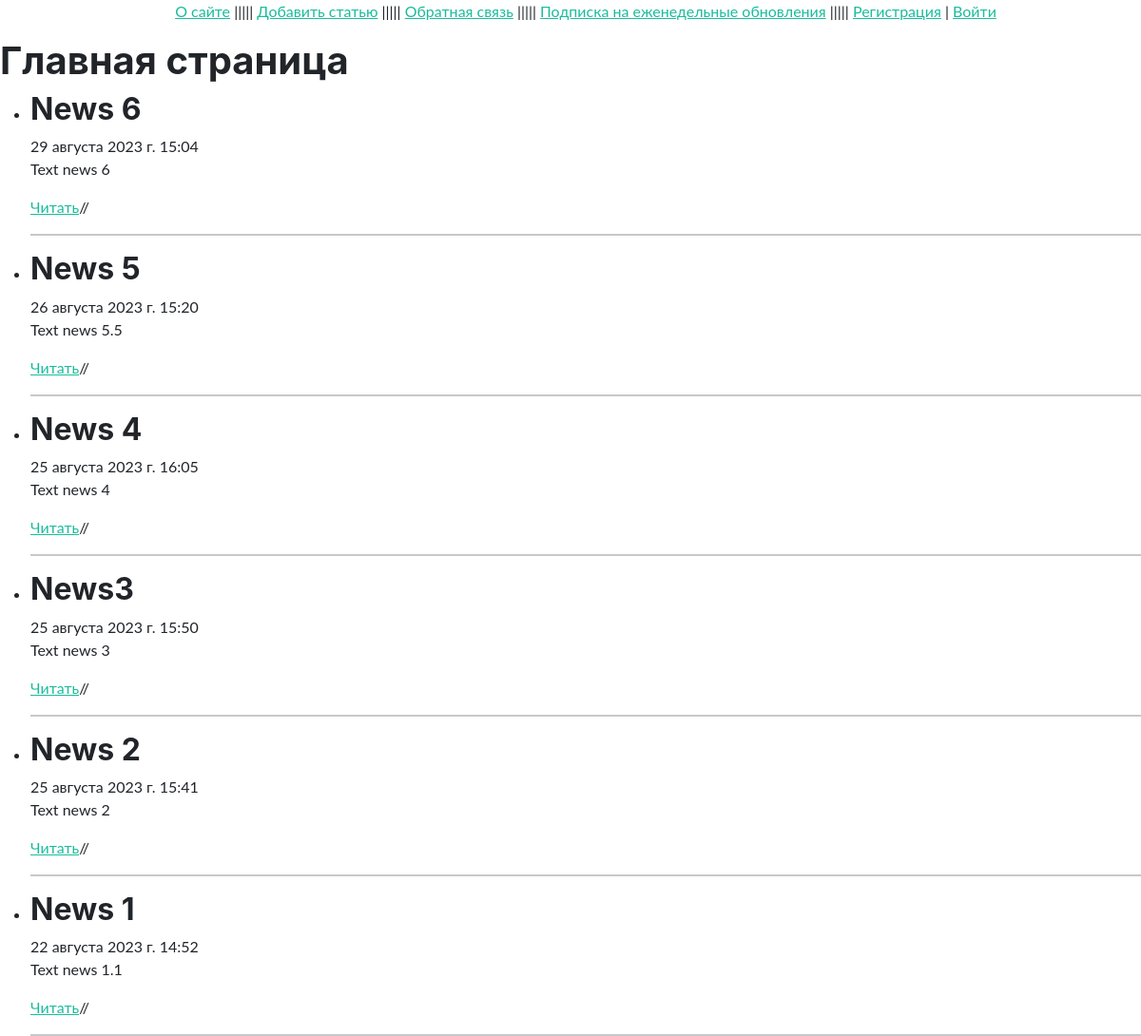
The app's page /, older data.
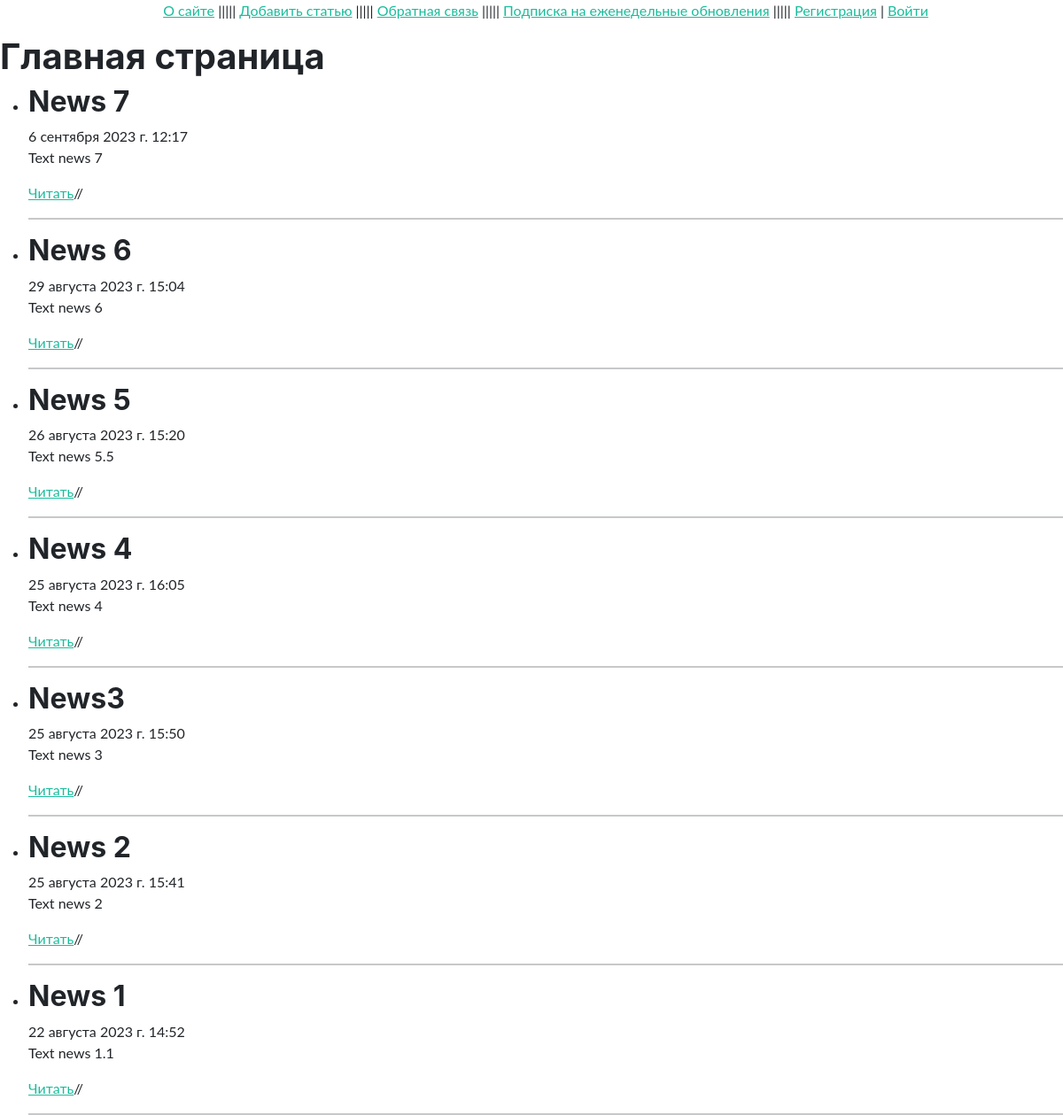
The same page, newer data.
### news/models.py (models this page shows, shortened)
class News(models.Model):
    title = models.CharField(max_length=128)
    content = models.TextField(blank=True)
    photo = models.ImageField(upload_to='photos/%Y/%m/%d/')
    time_create = models.DateTimeField(auto_now_add=True)
    time_update = models.DateTimeField(auto_now=True)
    is_published = models.BooleanField(default=True)
    cat = models.ForeignKey('Category', on_delete=models.PROTECT, verbose_name='Категории')
    def get_absolute_url(self):
        return reverse('post', kwargs={'post_id': self.pk})
    class Meta:
        verbose_name = 'Новости'
        verbose_name_plural = 'Новости'
        ordering = ['-time_create', 'title']

### news/views.py (the view)
# urls.py: path('', NewsHome.as_view(), name='home'),
class NewsHome(ListView):
    model = News
    template_name = 'news/index.html'
    context_object_name = 'posts'
    def get_context_data(self, *, object_list=None, **kwargs):
        context = super().get_context_data(**kwargs)
        context['menu'] = menu
        context['title'] = 'Главная страница'
        context['cat_selected'] = 0
        return context
    def get_queryset(self):
        return News.objects.filter(is_published=True)

### news/templates/news/index.html (shortened to what this page needs)
{% extends 'news/base.html' %}
{% block content %}
<h1>{{title}}</h1>
<ul>
    {% for p in posts %}
    <li>
        <h2>{{p.title}}</h2>
        {{ p.time_create }}
        {% autoescape on %}
        <p>
            {{p.content}}
        </p>
        <a href="{{ p.get_absolute_url }}">Читать</a>//
        {% endautoescape %}
        <hr>
    </li>
    {% endfor %}
</ul>
{% endblock %}

Row changes from the older to the newer data that the page shows:
added News: title "News 7", time_create "6 сентября 2023 г. 12:17", content "Text news 7"
